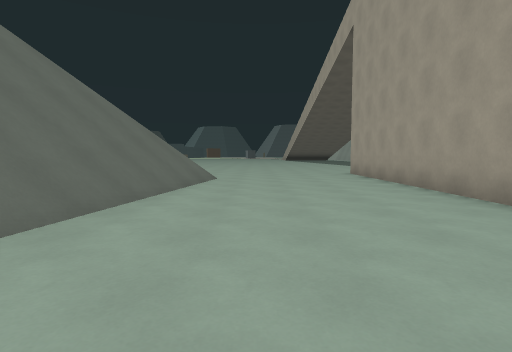
view 1 (above)

24 first-person views from a walk through a 3-D level made in the Godot game engine. The camera is 1.3 m above the floor, tilts 4° down and sees 80° across. The floor is counted in squares, 2 m on a side. Each view is taken from the middle of a square. On the plan, view 1 faces up. The plan holds only what a view shows up to about 10 squares ahead; the rest is blank. The place goes on beyond the plan.

view 2
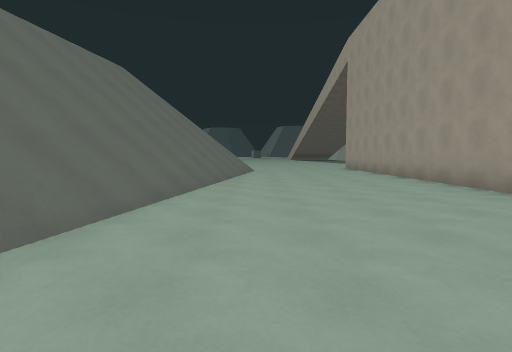

view 3
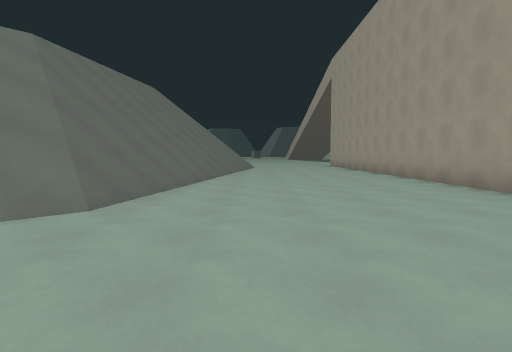

view 4
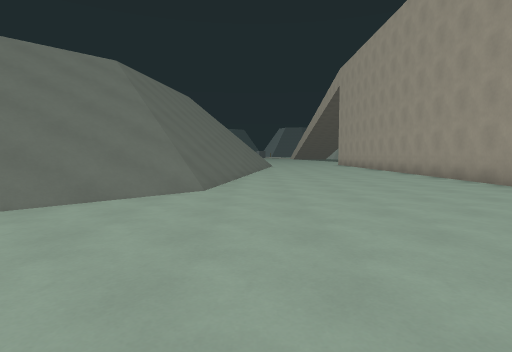

view 5
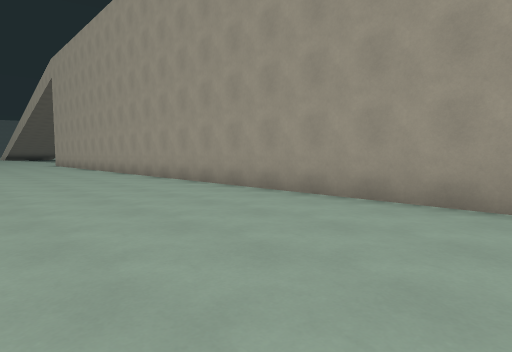

view 6
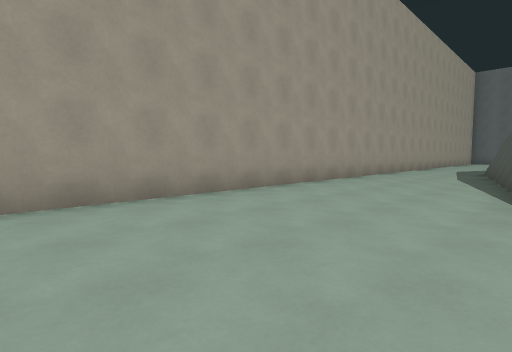

view 7
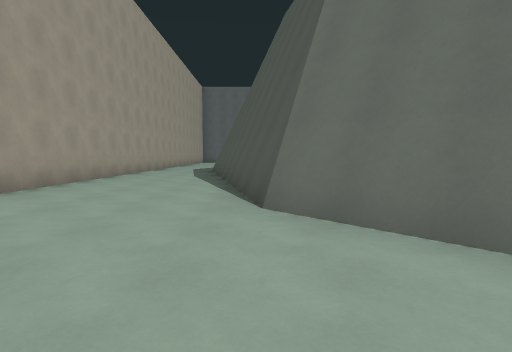

view 8
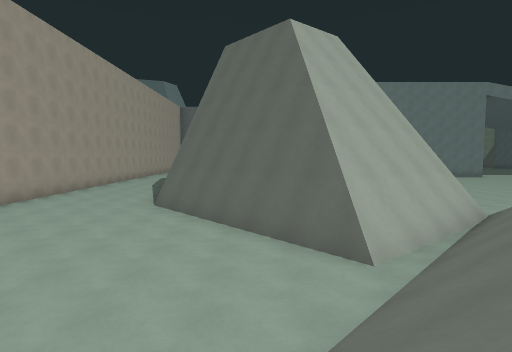

view 9
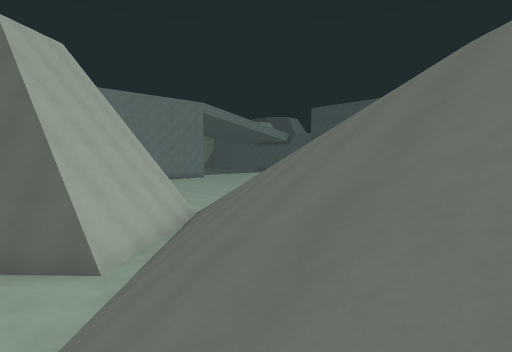

view 10
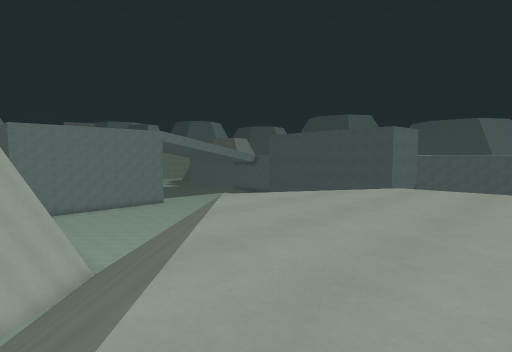

view 11
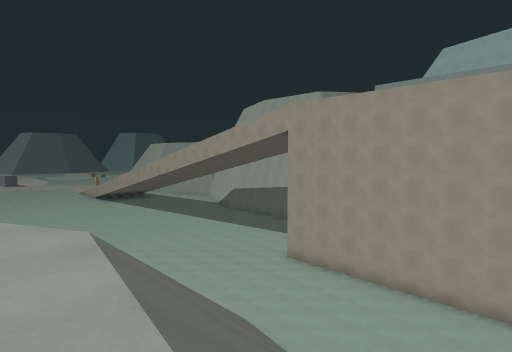

view 12
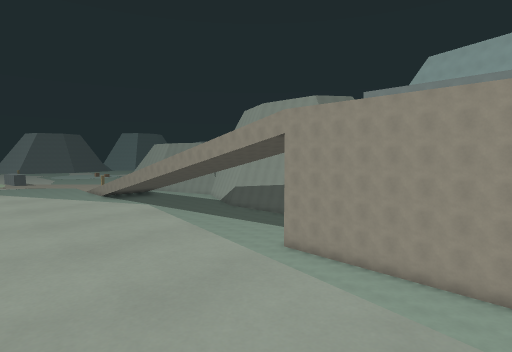

view 13
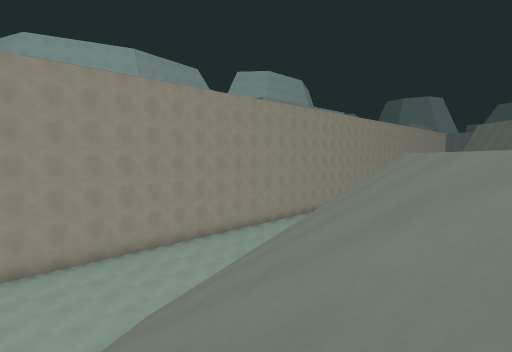

view 14
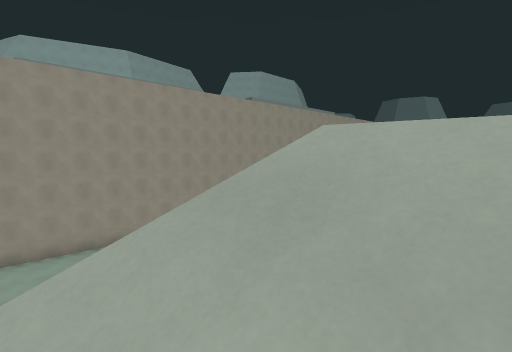

view 15
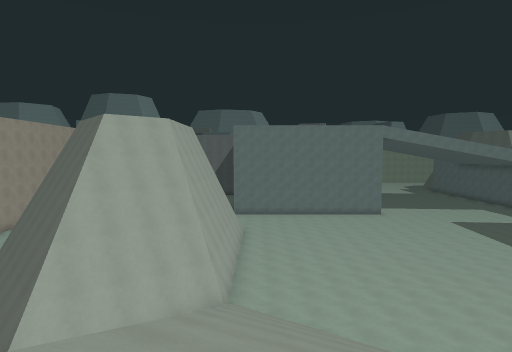

view 16
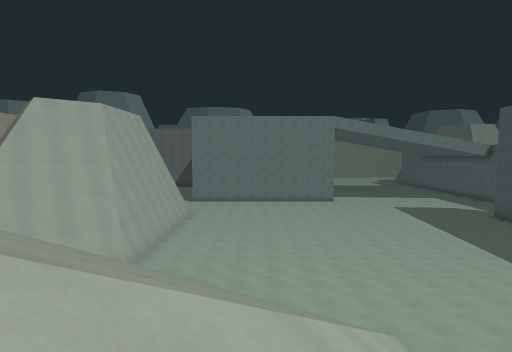

view 17
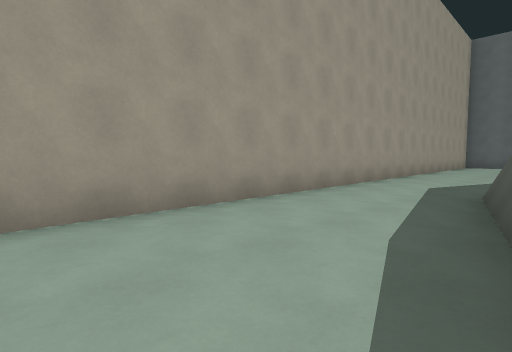

view 18
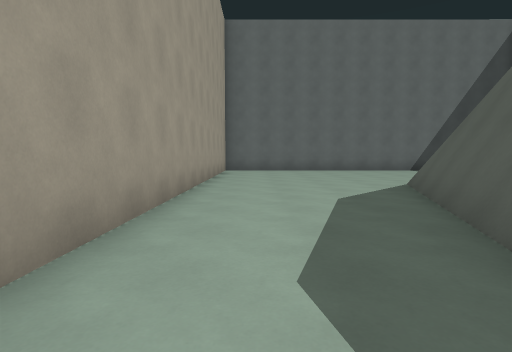

view 19
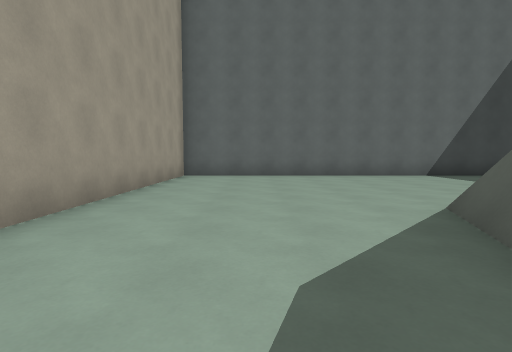

view 20
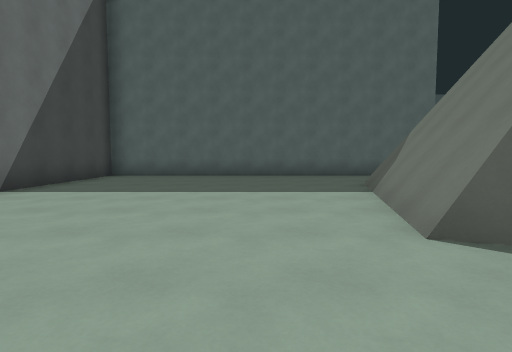

view 21
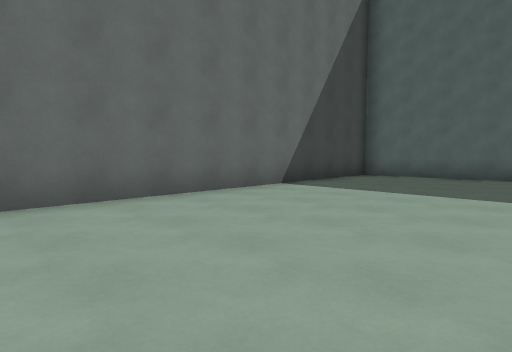

view 22
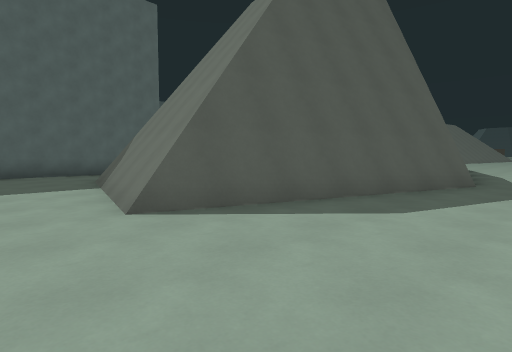

view 23
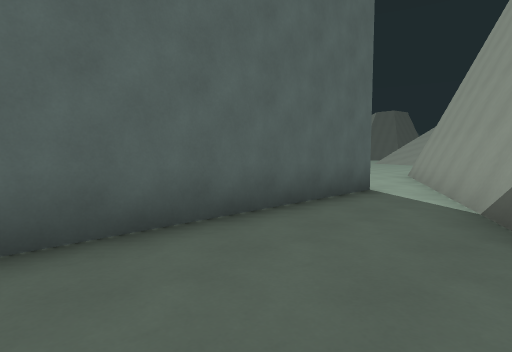

view 24
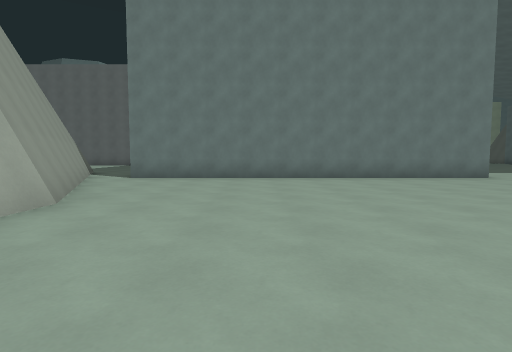

### Floor plan
Key: @ floor where view 1 was taken; # wall or solid block; . main floor; : floor 6.75 m higher than the main floor; / step, stairs or slope.
Columns run from 21 left of view 1 to 3 right of it. Each row starts with its distance up from view 1.
 11              //     ..
 10              ////// ....#
  9               //////....#
  8               ://////...#
  7               ://///....#
  6               ::////....#
  5               ::////....#
  4               ::////....#
  3               ::////....#
  2               ://///....#
  1           ::::://///....#
  0          ::::::////..@..#
 -1         //:::://///.....#
 -2         ///:://////.....#
 -3        ////////////.....#
 -4       ////////////......#
 -5       ///////////.......#
 -6    ...///////////.......#
 -7   .....//////////.......#
 -8   ......//////###.......#
 -9  .........///#####......#
-10 ............##   ##.....#
-11 ............#     ##....#
-12    .........#      ##...#
-13          ..         #...#
-14          .          #...#
-15         ...         #...#
-16        .....        ##..#
-17       ......#        #..#
-18      .......#        #..#
-19      .......##       #..#
-20     .........#       #..#
-21    ..........##      #..#
-22   ............#      #..#
-23   .##########.##    ##..#
-24             #..#    #...#
-25             #..######...#
-26             #....####...#
-27             #...........#
-28             #...........#
-29             #...........#
-30             #...........#
-31             #...........#
-32             #...........#
-33             #############

Positions as (right, up) in squares from view 1, and headings:
1: (0, 0), facing up
2: (-1, -4), facing up
3: (-1, -7), facing up
4: (-2, -9), facing up
5: (-1, -10), facing up-right
6: (-1, -8), facing down-right
7: (-1, -8), facing down
8: (-4, -3), facing down
9: (-4, -2), facing down-left
10: (-6, 1), facing down-left
11: (-6, 3), facing up-right
12: (-7, 2), facing up-right
13: (-7, 11), facing down-right
14: (-8, 11), facing down-right
15: (-10, -2), facing down
16: (-13, -1), facing down
17: (0, -15), facing down-right
18: (2, -20), facing down
19: (1, -23), facing down
20: (1, -28), facing left
21: (1, -28), facing down-left
22: (2, -28), facing up-left
23: (-6, -28), facing up-left
24: (-12, -14), facing down
